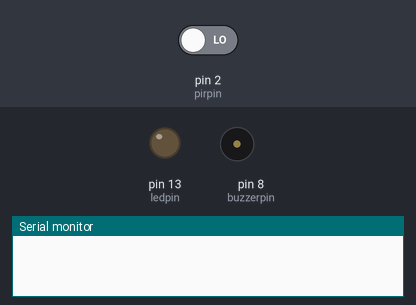
This sketch was run on a simulated Arduino Uno, built with avr-gcc and run on an emulated ATmega328P. Shown: output pins drawn as LEDs (lit = HIGH), buzzer (waves = sounding), the last lines printed to the serial monitor. The test bench sets the inputs (shaded band); at power-on: pin 2 (pirpin) LOW.

Above: at 1.2 s.
1.3 s: pin 2 (pirpin) driven HIGH
At 2.3 s:
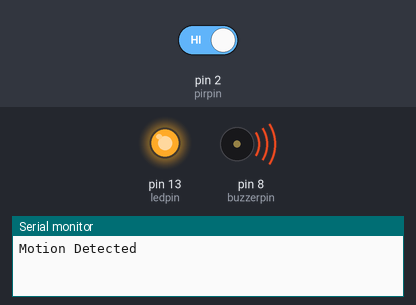
Timing chart, 0 to 4.3 s (numbered marks = the images above; inputs shaded):
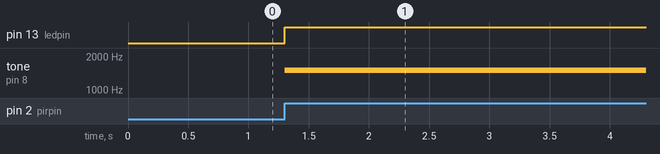

The sketch:

PIR_Motion_Detector_with_Alarm.ino
```cpp
const int pirpin = 2;
const int ledpin = 13;
const int buzzerpin = 8;

void setup() {
    pinMode(pirpin, INPUT);
    pinMode(ledpin, OUTPUT);
    pinMode(buzzerpin, OUTPUT);

    Serial.begin(9600);
}

void loop() {
    int motion = digitalRead(pirpin);

    if (motion == HIGH) {
        Serial.println("Motion Detected");
        digitalWrite(ledpin, HIGH);
        tone(buzzerpin, 1500);
        delay(5000);
        digitalWrite(ledpin, LOW);
        noTone(buzzerpin);
        Serial.println("Alarm is OFF");
    }
}
```

Measured:
- after the input at 1.3 s, pin 13 (ledpin): LOW → HIGH at once; tone on pin 8 (buzzerpin): silent → 1500 Hz at once
